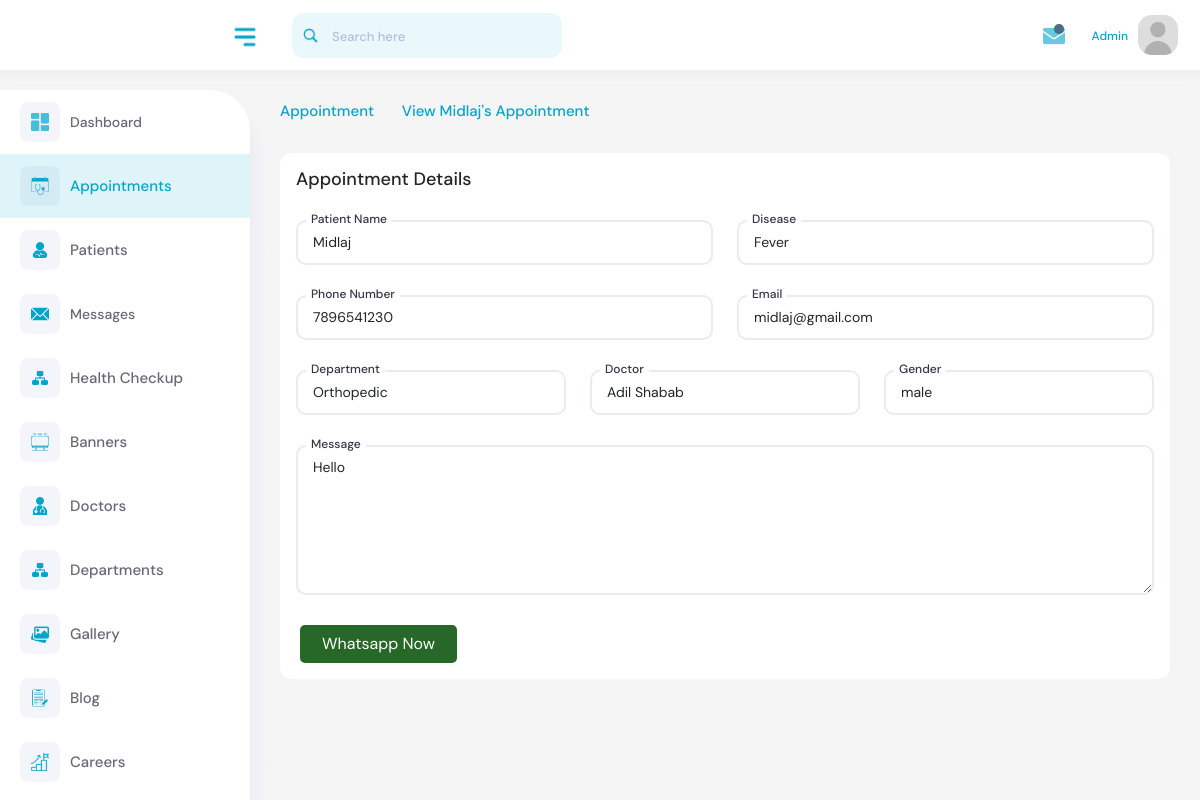
The page /account/appointments/6/details/ on the database its author committed.
### core/models.py (models this page shows, shortened)
class Appointment(models.Model):
    created_at = models.DateTimeField(default=timezone.now)
    message = models.TextField(null=True, blank=True)
    patient = models.ForeignKey(Patient, on_delete=models.CASCADE)
    department = models.ForeignKey(Department, on_delete=models.CASCADE)
    selected_doctor = models.ForeignKey(Doctor, on_delete=models.CASCADE)
    slug = models.SlugField(unique=True, blank=True, null=True)

class Patient(models.Model):
    GENDER_CHOICES = [
        ('male', 'Male'),
        ('female', 'Female'),
        ('other', 'Other'),
    ]
    name = models.CharField(max_length=255)
    email = models.EmailField(unique=True)
    phone_number = models.CharField(max_length=20)
    created_at = models.DateTimeField(default=timezone.now)
    disease = models.CharField(max_length=255, null=True, blank=True, default='')
    slug = models.SlugField(unique=True, blank=True, null=True)
    gender = models.CharField(max_length=10, choices=GENDER_CHOICES, default='male')  # Add gender field

class Doctor(models.Model):
    GENDER_CHOICES = [
        ('male', 'Male'),
        ('female', 'Female'),
        ('other', 'Other'),
    ]
    name = models.CharField(max_length=100)
    department = models.ForeignKey(Department, on_delete=models.CASCADE)
    designation = models.CharField(max_length=100)
    experience_years = models.PositiveIntegerField()
    priority = models.DecimalField(max_digits=4, decimal_places=2, null=True, blank=True)
    email = models.EmailField()
    number = models.CharField(max_length=15)
    gender = models.CharField(max_length=6, choices=GENDER_CHOICES)
    education = models.CharField(max_length=200)
    city = models.CharField(max_length=100)
    photo = models.ImageField(upload_to='doctors')
    slug = models.SlugField(unique=True, blank=True)
    status = models.BooleanField(default=True)
    created_at = models.DateTimeField(auto_now_add=True)
    updated_at = models.DateTimeField(auto_now=True)
    description = RichTextField()
    show_on_homepage = models.BooleanField(default=False)  # New field to control homepage display
    meta_title = models.TextField(null=True, blank=True)
    meta_keyword = models.TextField(null=True, blank=True)
    meta_description = models.TextField(null=True, blank=True)

class Department(models.Model):
    SPECIALITY_CHOICES = [
        ('Clinical Services', 'Clinical Services'),
        ('Emergency & Critical Care', 'Emergency & Critical Care'),
        ('Super Speciality Services', 'Super Speciality Services'),
        ('Professions Allied to Medicine', 'Professions Allied to Medicine'),
        ('Laboratory Services', 'Laboratory Services'),
        ('Radiology Services', 'Radiology Services'),
        ('Other Diagnostic Services', 'Other Diagnostic Services'),
    ]
    title = models.CharField(max_length=200)
    speciality_type = models.CharField(max_length=200, choices=SPECIALITY_CHOICES, null=True, blank=True)
    banner = models.FileField(upload_to='departments', null=True, blank=True)
    icon = models.FileField(upload_to='dep-icons', default='static/images/default.png')  # Default icon path
    breadcamp = models.FileField(upload_to='dep-banner', default='static/images/default.png')
    opening_hours = models.CharField(max_length=100)
    created_at = models.DateTimeField(auto_now_add=True)
    updated_at = models.DateTimeField(auto_now=True)
    status = models.BooleanField(default=True)
    slug = models.SlugField(unique=True)
    description = RichTextField()
    show_on_homepage = models.BooleanField(default=False)  # Control homepage display
    meta_title = models.TextField(null=True, blank=True)
    meta_keyword = models.TextField(null=True, blank=True)
    meta_description = models.TextField(null=True, blank=True)

### core/views.py (the view)
# urls.py: path('account/appointments/<str:pk>/details/', views.view_appointment, name='view_appointment'),
def view_appointment(request, pk):
    appointment = get_object_or_404(Appointment, pk=pk)
    detailed_appointment = {
        'appointment': appointment,
    }
    phone_number = appointment.patient.phone_number
    if not phone_number.startswith("+91"):
        phone_number = "+91" + phone_number
    whatsapp_link = f"https://wa.me/{phone_number}"
    return render(request, 'backend/appointment-view.html', {'detailed_appointment': detailed_appointment, 'whatsapp_link': whatsapp_link})

### templates/backend/appointment-view.html (shortened to what this page needs)
{% extends 'backend/base.html' %}
{% load static %}
{% block content %}
<div class="content">
    <div class="page-header">
        <div class="row">
            <div class="col-sm-12">
                <ul class="breadcrumb">
                    <li class="breadcrumb-item"><a href="{% url 'appointments' %}">Appointment</a></li>
                    <li class="breadcrumb-item"><i class="feather-chevron-right"></i></li>
                    <li class="breadcrumb-item active">View {{ detailed_appointment.appointment.patient.name }}'s Appointment</li>
                </ul>
            </div>
        </div>
    </div>
    <div class="row">
        <div class="col-sm-12">
            <div class="card">
                <div class="card-body">
                    <form id="appointment-form" method="post" enctype="multipart/form-data">
                        <div class="row">
                            <div class="col-12">
                                <div class="form-heading">
                                    <h4>Appointment Details</h4>
                                </div>
                            </div>
                            <div class="col-12 col-md-6 col-xl-6">
                                <div class="input-block local-forms">
                                    <label>Patient Name</label>
                                    <input class="form-control" type="text" id="name" name="name" value="{{ detailed_appointment.appointment.patient.name }}" readonly>
                                </div>
                            </div>
                            <div class="col-12 col-md-6 col-xl-6">
                                <div class="input-block local-forms">
                                    <label>Disease</label>
                                    <input class="form-control" type="text" id="disease" name="disease" value="{{ detailed_appointment.appointment.patient.disease }}" readonly>
                                </div>
                            </div>
                            <div class="col-12 col-md-6 col-xl-6">
                                <div class="input-block local-forms">
                                    <label>Phone Number</label>
                                    <input class="form-control" type="text" id="phone_number" name="phone_number" value="{{ detailed_appointment.appointment.patient.phone_number }}" readonly>
                                </div>
                            </div>
                            <div class="col-12 col-md-6 col-xl-6">
                                <div class="input-block local-forms">
                                    <label>Email</label>
                                    <input class="form-control" type="email" id="email" name="email" value="{{ detailed_appointment.appointment.patient.email }}" readonly>
                                </div>
                            </div>
                            <div class="col-12 col-md-6 col-xl-4">
                                <div class="input-block local-forms">
                                    <label>Department</label>
                                    <input class="form-control" type="text" id="department" name="department" value="{{ detailed_appointment.appointment.selected_doctor.department.title }}" readonly>
                                </div>
                            </div>
                            <div class="col-12 col-md-6 col-xl-4">
                                <div class="input-block local-forms">
                                    <label>Doctor</label>
                                    <input class="form-control" type="text" id="selected_doctor" name="selected_doctor" value="{{ detailed_appointment.appointment.selected_doctor.name }}" readonly>
                                </div>
                            </div>
                            <div class="col-12 col-md-4 col-xl-4">
                                <div class="input-block local-forms">
                                    <label>Gender</label>
                                    <input class="form-control" type="text" id="gender" name="gender" value="{{ detailed_appointment.appointment.patient.gender }}" readonly>
                                </div>
                            </div>
                            <div class="col-12 col-md-12 col-xlg-12">
                                <div class="input-block local-forms">
                                    <label>Message</label>
                                    <textarea style="height: 150px;" class="form-control" id="message" name="message" readonly>{{ detailed_appointment.appointment.message }}</textarea>
                                </div>
                            </div>
                            <a href="{{ whatsapp_link }}" class="wt___btn" target="_blank">
                                Whatsapp Now
                            </a>
                        </div>
                    </form>
                </div>
            </div>
        </div>
    </div>
</div>
{% endblock content %}

### static/css/feather.css (style rules this page uses)
[class^="feather-"], [class*=" feather-"] { font-family: 'feather' !important; speak: none; font-style: normal; font-weight: normal; font-variant: normal; text-transform: none; line-height: 1; -webkit-font-smoothing: antialiased; -moz-osx-font-smoothing: grayscale; }
.feather-chevron-right:before { content: "\e930"; }

### rows shown on the page
Appointment: appointment.patient.name "Midlaj", name "Midlaj", disease "Fever", phone_number "7896541230", email "midlaj@gmail.com", department "Orthopedic", selected_doctor "Adil Shabab", gender "male", message "Hello"
